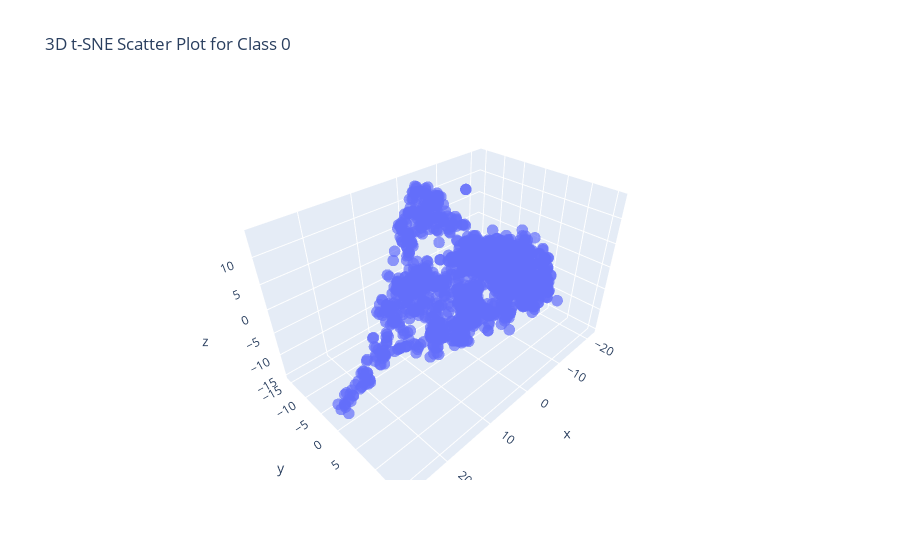

Write notebook code for a chart like this one.
### Markdown cell above
#### 3D t-SNE for each class solely in a figure ######### > fig save >

### Code cell
from sklearn.manifold import TSNE
import plotly.express as px

# 3D t-SNE on the entire dataset
tsne_3d = TSNE(n_components=3, random_state=42, perplexity=30)
X_tsne_3d = tsne_3d.fit_transform(X_labeled_dense)

# unique classes in y_labeled
unique_classes = np.unique(y_labeled)

# Get a 3D Plotly plot for each class separately
for class_label in unique_classes:
    # Filter data points for the current class
    class_mask = y_labeled == class_label
    X_class_tsne = X_tsne_3d[class_mask]
    
    # 3D t-SNE Scatter Plot with Plotly, displaying only one class each time
    fig = px.scatter_3d(
        x=X_class_tsne[:, 0],
        y=X_class_tsne[:, 1],
        z=X_class_tsne[:, 2],
        title=f"3D t-SNE projection for Class {int(class_label)}",
        labels={'color': 'True Label'}
    )
    
    # Customize marker size and transparency
    fig.update_traces(marker=dict(size=4, opacity=0.7))
    
    fig.show()

### Figure 1 — Plotly figure (JSON) as saved in the notebook; plotly's stock layout.template omitted (floating-point values rounded to 4 significant figures; data arrays with more than 128 entries replaced by an {"elided": "..."} marker saying what was removed)
{"data": [{"hovertemplate": "x=%{x}<br>y=%{y}<br>z=%{z}<extra></extra>", "legendgroup": "", "marker": {"color": "#636efa", "opacity": 0.7, "size": 4, "symbol": "circle"}, "mode": "markers", "name": "", "scene": "scene", "showlegend": false, "type": "scatter3d", "x": {"elided": "1594 float values"}, "y": {"elided": "1594 float values"}, "z": {"elided": "1594 float values"}}], "layout": {"legend": {"tracegroupgap": 0}, "scene": {"domain": {"x": [0, 1], "y": [0, 1]}, "xaxis": {"title": {"text": "x"}}, "yaxis": {"title": {"text": "y"}}, "zaxis": {"title": {"text": "z"}}}, "title": {"text": "3D t-SNE Scatter Plot for Class 0"}}}
